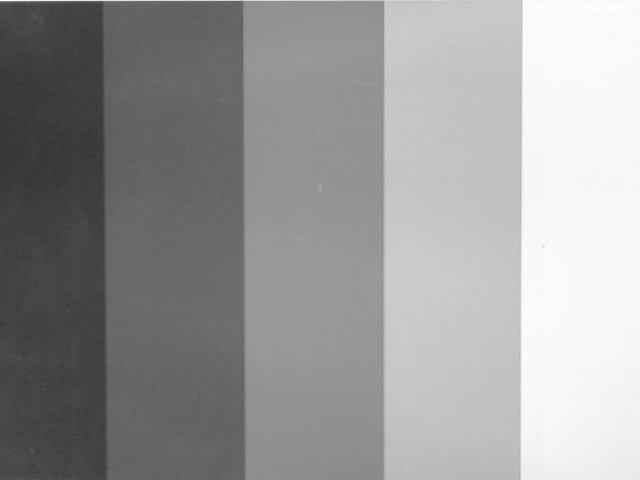
#> input picture Aufgabe02/Messungen/grauwertkeil.png, 640 x 480 px; the run also reads 1 picture not shown here
$ jupyter execute --allow-errors versuch2.ipynb
#> lines starting #> are read from the running program, lines starting #| are printed output that depends on the picture; long printed decimals are rounded
# 1. Aufnahme und Analyse eines Grauwertkeiles
Schreiben Sie eine Routine, die das Bild einliest (Befehl: pyopencv.imread()) und die
einzelnen Grauwertstufen als Unterbilder aus dem Originalbild ausliest. Schauen Sie sich
dazu nochmals das Thema Indizierung und Index Slicing aus der Python-Einführung
an.

[cell 1]
import cv2
import numpy as np


image = cv2.imread('Messungen/grauwertkeil.png', cv2.IMREAD_GRAYSCALE)
#> image is the input picture: shape (480, 640); min 50, max 254, mean 153.3
#print(image)

steps = []

start =  [10, 110, 250, 390, 520]
end =    [90, 230, 370, 510, 620]

for i in range(5):
    steps.append(image[20:460, start[i]:end[i]])
#> after the loop, steps = 5 items

print("\t\tmean\t\t\tstd")
for index, step in enumerate(steps):
    step_array = np.array(step)
    print(f"{index+1}\t{np.mean(step_array)}\t {np.std(step_array)}")
#> this loop made 5 passes
#| 1	64.986	 4.595
#| 2	102.412	 2.955
#| 3	148.651	 3.072
#| 4	196.478	 3.439
#| 5	246.707	 6.558
#> pass 1, `step_array = np.array(step)`:
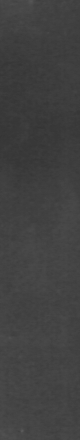
#> step_array: shape (440, 80); min 52, max 89, mean 65
#> pass 2, `step_array = np.array(step)`:
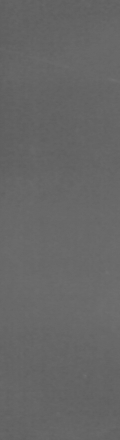
#> step_array: shape (440, 120); min 94, max 113, mean 102.4
#> pass 3, `step_array = np.array(step)`:
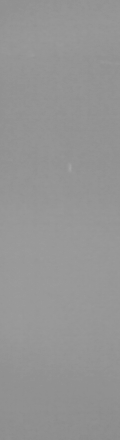
#> step_array: shape (440, 120); min 138, max 163, mean 148.7
#> after the loop:
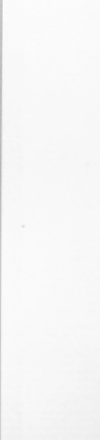
#> step_array: shape (440, 100); min 177, max 254, mean 246.7

# 2.+3. Aufnahme eines Dunkelbildes & Weißbildes

[cell 2]
import cv2
import numpy as np
import os

# Dunkelbild erstellen
dunkelbilder = []
for i in range(0, 10):
    dunkelbild_path = f"./Messungen/black_{i}.png"
    dunkelbild = cv2.imread(dunkelbild_path, cv2.IMREAD_GRAYSCALE)

    if dunkelbild is None:
        print(f"Fehler beim Lesen des Dunkelbilds: {dunkelbild_path}")
    else:
        dunkelbilder.append(dunkelbild)

if not dunkelbilder:
    print("Keine Dunkelbilder gefunden.")
    exit()

dunkelbilder_array = np.array(dunkelbilder)
dunkelbild_mean = np.mean(dunkelbilder_array, axis=0)
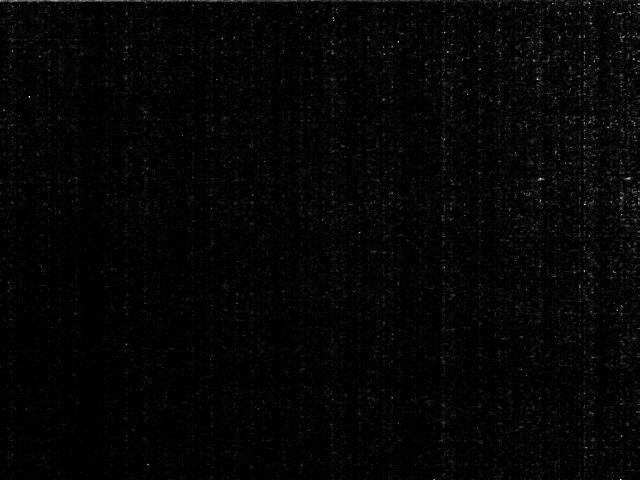
#> dunkelbild_mean: shape (480, 640) float64; min 22, max 37.5, mean 22.3; drawn with min black and max white
dunkelbild_contrast = cv2.convertScaleAbs(dunkelbild_mean, alpha=1.0, beta=0)
cv2.imwrite("dunkelbild_contrast.png", dunkelbild_contrast)
print("Kontrastmaximiertes Dunkelbild:\n\n", dunkelbild_contrast)


print("Mittelwerte Dunkelbild:\n\n", dunkelbild_mean)

#------------------------------

# Weißbild erstellen
weißbilder = []
for i in range(10):
    weißbild_path = f"./Messungen/weissBild{i}.png"
    weißbild = cv2.imread(weißbild_path, cv2.IMREAD_GRAYSCALE)

    if weißbild is None:
        print(f"Fehler beim Lesen des Weißbilds: {weißbild_path}")
    else:
        weißbilder.append(weißbild)

#> (the rest of this cell did not finish here and is left out)
